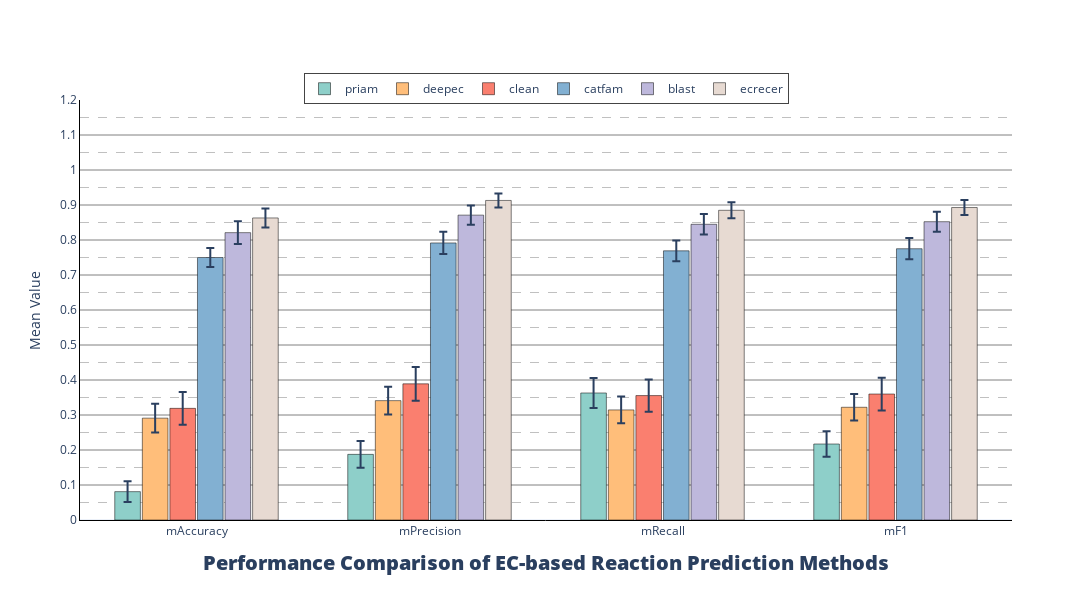

The notebook cell this image was saved under:
### Code cell
evTools.show_ec_methods_10_eva_fig(res_metrics_data=res_std[res_std.avgType =='samples'].reset_index(drop=True))

### Figure 1 — Plotly figure (JSON) as saved in the notebook; plotly's stock layout.template omitted (floating-point values rounded to 4 significant figures)
{"data": [{"error_y": {"array": [0.02961, 0.03828, 0.0429, 0.03617], "type": "data", "visible": true}, "marker": {"color": "#8ECFC9", "line": {"color": "black", "width": 0.5}}, "name": "priam", "type": "bar", "width": 0.11, "x": ["mAccuracy", "mPrecision", "mRecall", "mF1"], "y": [0.081, 0.1875, 0.3629, 0.2172]}, {"error_y": {"array": [0.04122, 0.03943, 0.03842, 0.03798], "type": "data", "visible": true}, "marker": {"color": "#FFBE7A", "line": {"color": "black", "width": 0.5}}, "name": "deepec", "type": "bar", "width": 0.11, "x": ["mAccuracy", "mPrecision", "mRecall", "mF1"], "y": [0.291, 0.341, 0.3145, 0.3221]}, {"error_y": {"array": [0.04701, 0.04834, 0.04606, 0.04685], "type": "data", "visible": true}, "marker": {"color": "#FA7F6F", "line": {"color": "black", "width": 0.5}}, "name": "clean", "type": "bar", "width": 0.11, "x": ["mAccuracy", "mPrecision", "mRecall", "mF1"], "y": [0.319, 0.389, 0.3555, 0.3599]}, {"error_y": {"array": [0.02708, 0.03185, 0.02975, 0.03031], "type": "data", "visible": true}, "marker": {"color": "#82B0D2", "line": {"color": "black", "width": 0.5}}, "name": "catfam", "type": "bar", "width": 0.11, "x": ["mAccuracy", "mPrecision", "mRecall", "mF1"], "y": [0.75, 0.7916, 0.7691, 0.7751]}, {"error_y": {"array": [0.03247, 0.02761, 0.02937, 0.02861], "type": "data", "visible": true}, "marker": {"color": "#BEB8DC", "line": {"color": "black", "width": 0.5}}, "name": "blast", "type": "bar", "width": 0.11, "x": ["mAccuracy", "mPrecision", "mRecall", "mF1"], "y": [0.821, 0.871, 0.8449, 0.8523]}, {"error_y": {"array": [0.0271, 0.02003, 0.02278, 0.02161], "type": "data", "visible": true}, "marker": {"color": "#E7DAD2", "line": {"color": "black", "width": 0.5}}, "name": "ecrecer", "type": "bar", "width": 0.11, "x": ["mAccuracy", "mPrecision", "mRecall", "mF1"], "y": [0.863, 0.913, 0.8849, 0.8928]}], "layout": {"bargap": 0.29, "barmode": "group", "height": 600, "legend": {"borderwidth": 1, "orientation": "h", "tracegroupgap": 2, "x": 0.5, "xanchor": "center", "y": 0.99, "yanchor": "bottom"}, "title": {"font": {"size": 20, "weight": 1000}, "text": "Performance Comparison of EC-based Reaction Prediction Methods", "x": 0.5, "xanchor": "center", "y": 0.05}, "width": 1600, "xaxis": {"linecolor": "#000000", "linewidth": 1, "showline": true}, "yaxis": {"dtick": 0.1, "gridcolor": "gray", "gridwidth": 1, "linecolor": "black", "linewidth": 1, "minor": {"dtick": 0.05, "gridcolor": "gray", "griddash": "dash", "gridwidth": 0.5, "showgrid": true}, "range": [0, 1.2], "showgrid": true, "showline": true, "title": {"text": "Mean Value"}}}}
